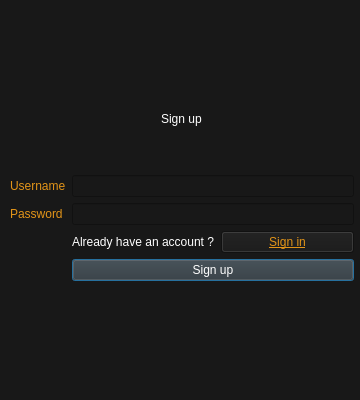
<?xml version="1.0" encoding="UTF-8"?>
<ui version="4.0">
 <class>Signup</class>
 <widget class="QDialog" name="Signup">
  <property name="geometry">
   <rect>
    <x>0</x>
    <y>0</y>
    <width>360</width>
    <height>400</height>
   </rect>
  </property>
  <property name="contextMenuPolicy">
   <enum>Qt::NoContextMenu</enum>
  </property>
  <property name="windowTitle">
   <string>Sign up</string>
  </property>
  <property name="autoFillBackground">
   <bool>false</bool>
  </property>
  <property name="styleSheet">
   <string notr="true">background-color: rgb(24, 24, 24);</string>
  </property>
  <widget class="QWidget" name="widget_Main" native="true">
   <property name="geometry">
    <rect>
     <x>0</x>
     <y>0</y>
     <width>361</width>
     <height>351</height>
    </rect>
   </property>
   <widget class="QWidget" name="verticalLayoutWidget">
    <property name="geometry">
     <rect>
      <x>10</x>
      <y>70</y>
      <width>344</width>
      <height>211</height>
     </rect>
    </property>
    <layout class="QVBoxLayout" name="layout_SignUp">
     <item alignment="Qt::AlignHCenter|Qt::AlignVCenter">
      <widget class="QLabel" name="title">
       <property name="styleSheet">
        <string notr="true">font: 63 18pt &quot;Segoe UI Semibold&quot;;
color: rgb(255, 255, 255);</string>
       </property>
       <property name="text">
        <string>Sign up</string>
       </property>
      </widget>
     </item>
     <item>
      <layout class="QGridLayout" name="grid_SignUp">
       <item row="2" column="0">
        <widget class="QLabel" name="label_Password">
         <property name="styleSheet">
          <string notr="true">font: 63 14pt &quot;Segoe UI Semibold&quot;;
color: rgb(226, 148, 24);</string>
         </property>
         <property name="text">
          <string>Password</string>
         </property>
        </widget>
       </item>
       <item row="4" column="1">
        <widget class="QPushButton" name="button_SignUp">
         <property name="styleSheet">
          <string notr="true">font: 63 10pt &quot;Segoe UI Semibold&quot;;
background-color: rgb(52, 52, 52);
color: rgb(255, 255, 255);</string>
         </property>
         <property name="text">
          <string>Sign up</string>
         </property>
         <property name="flat">
          <bool>false</bool>
         </property>
        </widget>
       </item>
       <item row="1" column="0">
        <widget class="QLabel" name="label_Username">
         <property name="styleSheet">
          <string notr="true">font: 63 14pt &quot;Segoe UI Semibold&quot;;
color: rgb(226, 148, 24);</string>
         </property>
         <property name="text">
          <string>Username</string>
         </property>
        </widget>
       </item>
       <item row="1" column="1">
        <widget class="QLineEdit" name="lineEdit_Username">
         <property name="autoFillBackground">
          <bool>false</bool>
         </property>
         <property name="styleSheet">
          <string notr="true">font: 10pt &quot;Segoe UI&quot;;
color: rgb(255, 255, 255);</string>
         </property>
         <property name="text">
          <string/>
         </property>
        </widget>
       </item>
       <item row="2" column="1">
        <widget class="QLineEdit" name="lineEdit_Password">
         <property name="styleSheet">
          <string notr="true">font: 10pt &quot;Segoe UI&quot;;
color: rgb(255, 255, 255);</string>
         </property>
         <property name="text">
          <string/>
         </property>
         <property name="echoMode">
          <enum>QLineEdit::Password</enum>
         </property>
        </widget>
       </item>
       <item row="3" column="1">
        <layout class="QHBoxLayout" name="layout_SignIn">
         <item>
          <widget class="QLabel" name="label_Question">
           <property name="styleSheet">
            <string notr="true">font: 63 10pt &quot;Segoe UI Semibold&quot;;
color: rgb(255, 255, 255);</string>
           </property>
           <property name="text">
            <string>Already have an account ?</string>
           </property>
          </widget>
         </item>
         <item>
          <widget class="QPushButton" name="button_SignIn">
           <property name="enabled">
            <bool>true</bool>
           </property>
           <property name="styleSheet">
            <string notr="true">text-decoration: underline;
font: 63 10pt &quot;Segoe UI Semibold&quot;;
color: rgb(226, 148, 24);</string>
           </property>
           <property name="text">
            <string>Sign in</string>
           </property>
          </widget>
         </item>
        </layout>
       </item>
      </layout>
     </item>
    </layout>
   </widget>
  </widget>
 </widget>
 <resources/>
 <connections/>
</ui>
